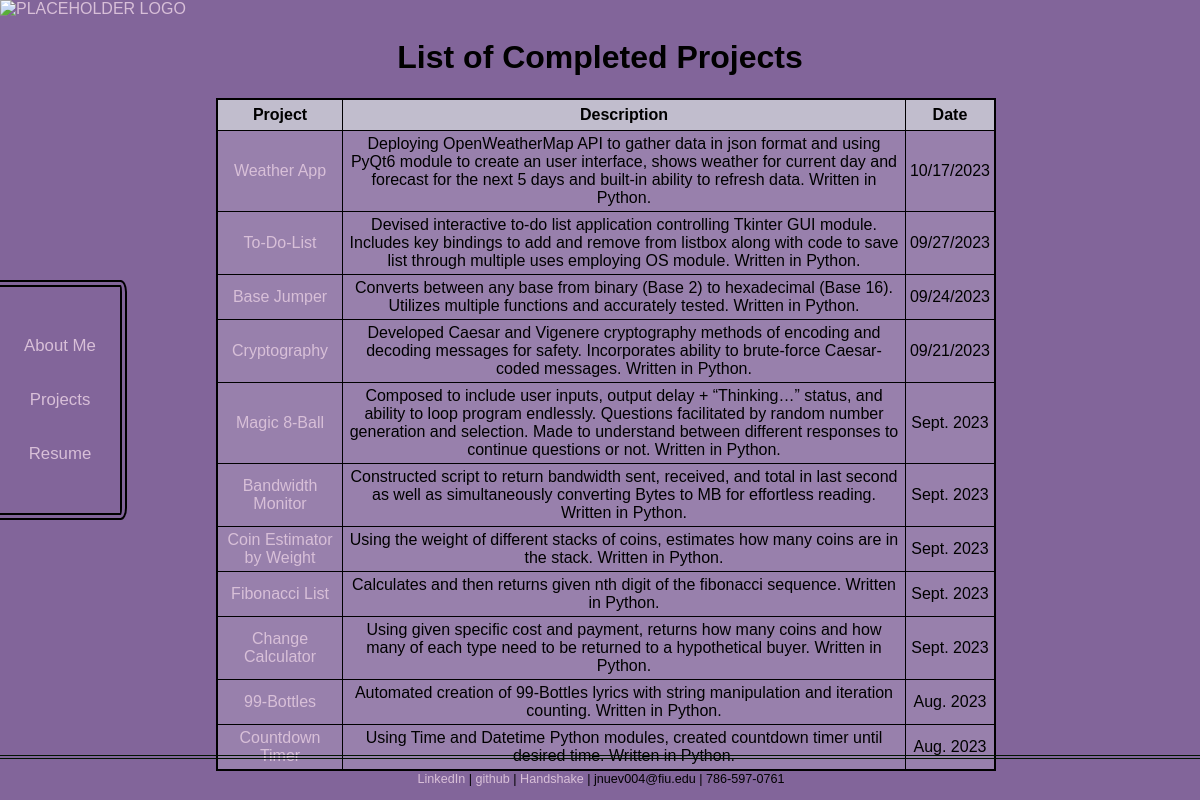
Page /list on the committed database.
### tables this page shows
CREATE TABLE projects (
    id INTEGER PRIMARY KEY AUTOINCREMENT,
    created TIMESTAMP NOT NULL DEFAULT CURRENT_TIMESTAMP,
    title TEXT NOT NULL,
    content TEXT NOT NULL,
    date_created TEXT NOT NULL,
    github_link TEXT
);

### mainpage.py (the view)
@app.route('/list')
def project_list():
    conn = get_db_connection()
    projects = conn.execute('SELECT * FROM projects').fetchall()
    conn.close()
    return render_template('project_list.html', projects=projects)

### mainpage.py (called while the page is built)
def get_db_connection():
    connection = sql.connect('database.db')
    connection.row_factory = sql.Row
    return connection

### templates/project_list.html (shortened to what this page needs)
<!DOCTYPE html>
<html lang="en-US">
<head>
</head>
<header>
    <div class="header">
        <a href="/">
         <img src="https://drive.google.com/uc?export=view&id=1eSzX4X1BLzVuTJBLJi8Qol17VSYr09gr" alt="PLACEHOLDER LOGO" width="60px" height="60px">
        </a>
    </div>
</header>
<link rel="stylesheet" href="static\css\listpage.css">
<body>
    <div class = 'column side'>
        <p><a href='/aboutme'>About Me</a></p>
        <p><a href="/list">Projects</a></p>
        <p><a href="https://docs.google.com/document/d/1tTtJDfMkTZrcORvv9XpdaCbCncpXfuas/edit?usp=sharing&ouid=108256949752524620193&rtpof=true&sd=true" target="_blank" rel="noopener noreferrer"> Resume </a></p>
    </div>
    <h1>List of Completed Projects</h1>
    <table>
        <thead>
            <tr>
                <th>Project</th>
                <th>Description </th>
                <th>Date</th>
            </tr>
        </thead>
        <tbody>
            {% for project in projects %}
            <tr>
                <td><a href = "{{project['github_link']}}" target="_blank" rel="noopener noopener"> {{ project['title'] }} </a></td>
                <td>{{ project['content'] }}</td>
                <td>{{ project['date_created'] }}</td>
            </tr>
            {% endfor %}
        </tbody>
    </table>
<div class = 'container'>
    <footer>
      <p> <a href="https://www.linkedin.com/in/jorge-nuevo-ramos/" target="_blank" rel="noopener noreferrer"> LinkedIn</a> |
          <a href="https://github.com/JNuevo-LS/Projects" target="_blank" rel="noopener noreferrer"> github</a> |
          <a href="https://fiu.joinhandshake.com/stu/users/49185040" target="_blank" rel="noopener noreferrer"> Handshake</a>
          | jnuev004@fiu.edu | 786-597-0761
      </p>
    </footer>
</div>
</body>
</html>

### static/css/listpage.css (style rules this page uses)
.header { background-color: #82659a ; width: 100%; display: flex; flex-direction: row; margin: 0; }
.column { float: left; }
.column.side { text-align: center; position: fixed; width: 10%; top: 35%; bottom: 35%; font-size: 1.4vw; display: flex; text-align: center; align-items: center; justify-content: center; flex-direction: column; border-bottom: 0.6vw double; border-top: 0.6vw double; border-right: 0.6vw double; border-top-right-radius: 5%; border-bottom-right-radius: 5%; z-index: 9999; }
body { background: #82659a ; background-size: cover; font-family: 'Trebuchet MS', sans-serif; text-align: center; }
.container { display: inline-block; }
footer { text-align: center; width: 100%; padding: 1px; position: fixed; bottom: 0; border-top: 0.4vw double; border-color: #011502; font-size: 1.05vw; }
body { min-height: 100vh; display: flex; flex-direction: column; margin: 0; }
a { text-decoration: none; color: thistle; }
table { position: relative; border: 0.2vw solid; border-collapse: collapse; width: 65vw; justify-self: center; left: 18vw; }
th { border: 1px solid; padding: 6px; background-color: #c1bdcd; }
td { padding: 4px; border: 1px solid; background-color: #9880ac; }

### rows in the picture
projects: title "Weather App", content "Deploying OpenWeatherMap API to gather data in json format and using PyQt6 module to create an user interface, shows weather for current day and forecast for the next 5 days and built-in ability to refresh data. Written in Python.", date_created "10/17/2023"
projects: title "To-Do-List", content "Devised interactive to-do list application controlling Tkinter GUI module. Includes key bindings to add and remove from listbox along with code to save list through multiple uses employing OS module. Written in Python.", date_created "09/27/2023"
projects: title "Base Jumper", content "Converts between any base from binary (Base 2) to hexadecimal (Base 16). Utilizes multiple functions and accurately tested. Written in Python.", date_created "09/24/2023"
projects: title "Cryptography", content "Developed Caesar and Vigenere cryptography methods of encoding and decoding messages for safety. Incorporates ability to brute-force Caesar-coded messages. Written in Python.", date_created "09/21/2023"
projects: title "Magic 8-Ball", content "Composed to include user inputs, output delay + “Thinking…” status, and ability to loop program endlessly. Questions facilitated by random number generation and selection. Made to understand between different responses to continue questions or not. Written in Python.", date_created "Sept. 2023"
projects: title "Bandwidth Monitor", content "Constructed script to return bandwidth sent, received, and total in last second as well as simultaneously converting Bytes to MB for effortless reading. Written in Python.", date_created "Sept. 2023"
projects: title "Coin Estimator by Weight", content "Using the weight of different stacks of coins, estimates how many coins are in the stack. Written in Python.", date_created "Sept. 2023"
projects: title "Fibonacci List", content "Calculates and then returns given nth digit of the fibonacci sequence. Written in Python.", date_created "Sept. 2023"
projects: title "Change Calculator", content "Using given specific cost and payment, returns how many coins and how many of each type need to be returned to a hypothetical buyer. Written in Python.", date_created "Sept. 2023"
projects: title "99-Bottles", content "Automated creation of 99-Bottles lyrics with string manipulation and iteration counting. Written in Python.", date_created "Aug. 2023"
projects: title "Countdown Timer", content "Using Time and Datetime Python modules, created countdown timer until desired time. Written in Python.", date_created "Aug. 2023"
